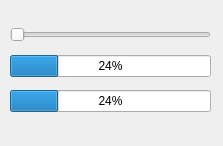
<?xml version="1.0" encoding="UTF-8"?>
<ui version="4.0">
 <class>MainWindow</class>
 <widget class="QMainWindow" name="MainWindow">
  <property name="geometry">
   <rect>
    <x>0</x>
    <y>0</y>
    <width>223</width>
    <height>146</height>
   </rect>
  </property>
  <property name="windowTitle">
   <string>MainWindow</string>
  </property>
  <widget class="QWidget" name="centralwidget">
   <widget class="QWidget" name="layoutWidget">
    <property name="geometry">
     <rect>
      <x>10</x>
      <y>20</y>
      <width>201</width>
      <height>101</height>
     </rect>
    </property>
    <layout class="QVBoxLayout" name="verticalLayout">
     <item>
      <widget class="QSlider" name="horizontalSlider">
       <property name="orientation">
        <enum>Qt::Horizontal</enum>
       </property>
      </widget>
     </item>
     <item>
      <widget class="QProgressBar" name="progressBar">
       <property name="value">
        <number>24</number>
       </property>
      </widget>
     </item>
     <item>
      <widget class="QProgressBar" name="progressBar_2">
       <property name="value">
        <number>24</number>
       </property>
      </widget>
     </item>
    </layout>
   </widget>
  </widget>
  <widget class="QMenuBar" name="menubar">
   <property name="geometry">
    <rect>
     <x>0</x>
     <y>0</y>
     <width>223</width>
     <height>17</height>
    </rect>
   </property>
  </widget>
 </widget>
 <resources/>
 <connections/>
</ui>
